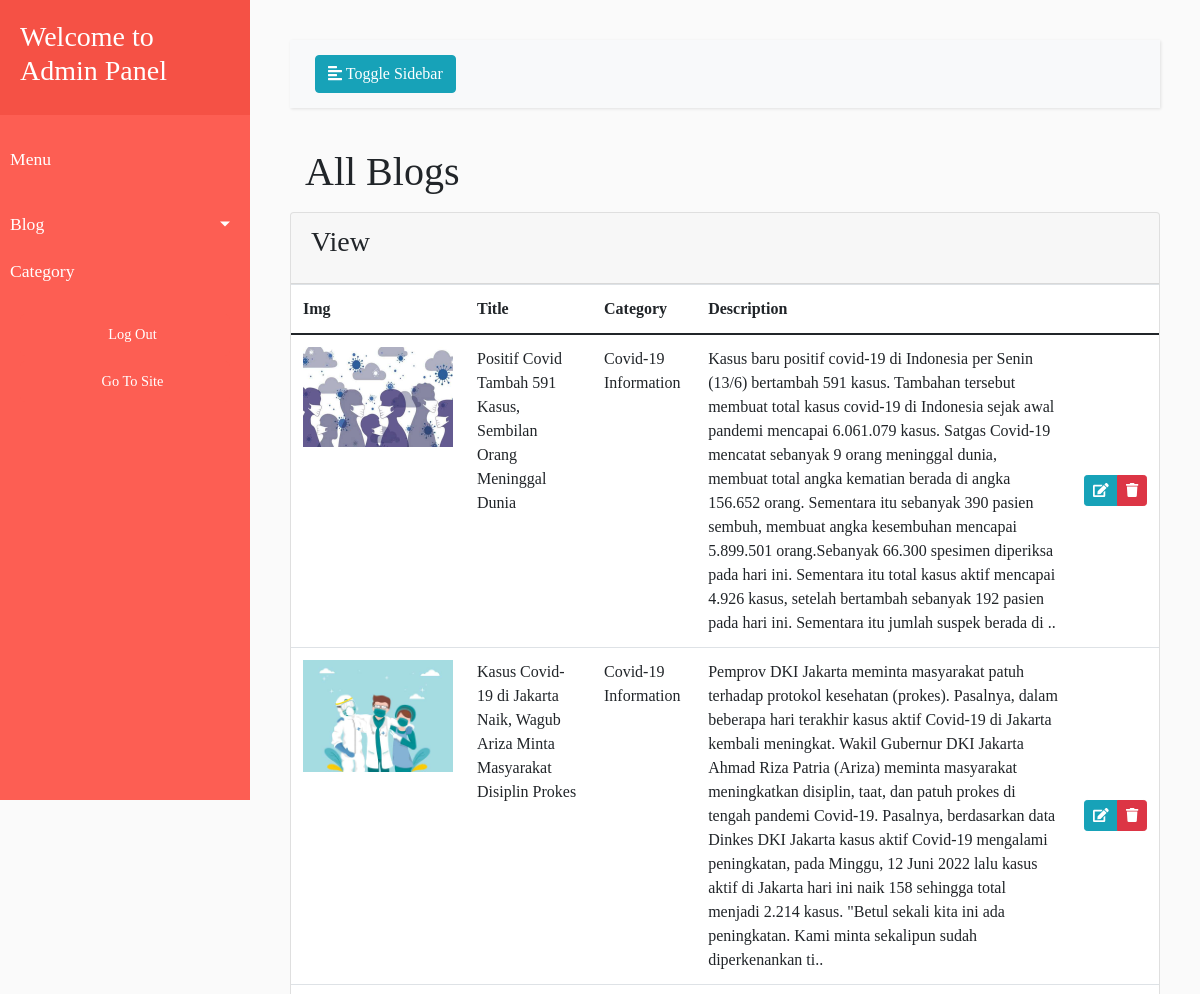
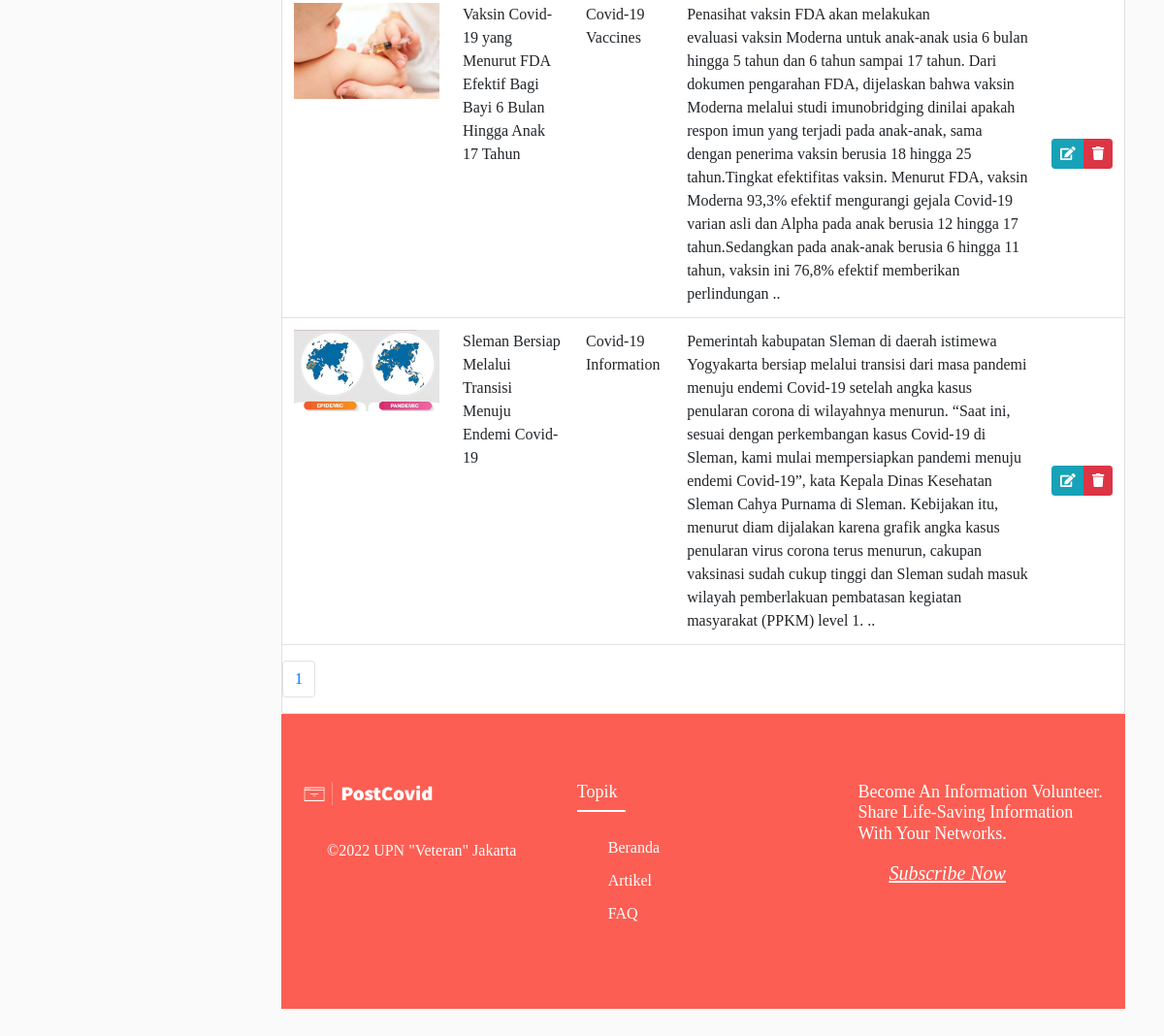
/admin/view-blog.php (signed in), run on the app's committed database (2 pictures, top to bottom).
### tables this page shows
CREATE TABLE `blog` (
  `id` int(100) NOT NULL,
  `title` varchar(1000) DEFAULT NULL,
  `category` varchar(255) DEFAULT NULL,
  `descrip` varchar(10000) DEFAULT NULL,
  `img` varchar(100) DEFAULT NULL,
  `url` varchar(255) DEFAULT NULL,
  `date` varchar(100) DEFAULT NULL,
  `status` varchar(10) DEFAULT NULL
);

### admin/view-blog.php (the view, shortened to what this page needs)
<?php
include 'conn.php';
?>
<!DOCTYPE html>
<html>
<head>
  <link href="https://cdn.jsdelivr.net/npm/bootstrap@5.2.0-beta1/dist/css/bootstrap.min.css" rel="stylesheet">
    <link rel="stylesheet" href="//cdn.jsdelivr.net/npm/bootstrap@5.0.2/dist/css/bootstrap.min.css" />
    <link rel="stylesheet" href="https://cdn.jsdelivr.net/npm/summernote@0.8.18/dist/summernote-lite.min.css" />
    <link rel="stylesheet" href="https://stackpath.bootstrapcdn.com/bootstrap/4.1.0/css/bootstrap.min.css">
    <link rel="stylesheet" href="styles/style-admin-panel.css">
    <link rel="stylesheet" href="https://cdnjs.cloudflare.com/ajax/libs/malihu-custom-scrollbar-plugin/3.1.5/jquery.mCustomScrollbar.min.css">
</head>
<body class="hold-transition sidebar-mini">
<div class="wrapper">
  <?php include"sidebar.php"; ?>
<?php
$limit = 10;
if (isset($_GET["page"])) {
	$page  = $_GET["page"];
	}
	else{
	$page=1;
	};
$serial = ($page-1) * $limit;
    $resultt = mysqli_query($con,"SELECT * FROM blog ORDER BY id DESC LIMIT $serial, $limit");
?>
  <div class="content-wrapper">
    <section class="content-header">
      <div class="container-fluid">
        <div class="row mb-2">
          <div class="col-sm-6">
            <h1>All Blogs</h1>
          </div>
        </div>
      </div>
    </section>
    <section class="content">
      <div class="row">
        <div class="col-md-12">
          <div class="card card-info">
            <div class="card-header">
              <h3 class="card-title">View</h3>
            </div>
            <div class="card-body p-0">
              <table class="table">
                <thead>
                  <tr>
                    <th>Img</th>
                    <th>Title</th>
                    <th>Category</th>
					<th>Description</th>
                    <th></th>
                  </tr>
                </thead>
                <tbody>
				<?php
			while ($roww = mysqli_fetch_array($resultt)) {
			?>
				  <tr>
					<td><img style="width:150px;" src="images/blog/<?php echo $roww["img"]; ?>"></td>
                    <td><?php echo $roww["title"]; ?></td>
                    <td><?php echo $roww["category"]; ?></td>
					<td><?php $dec = $roww['descrip'];
								$removetag = strip_tags($dec);
								$trim = $string = substr($removetag,0,600);
								echo $trim ; ?>..</td>
                    <td class="text-right py-0 align-middle">
                      <div class="btn-group btn-group-sm">
						<a href="add-blog.php?edit=<?php echo $roww["id"]; ?>" onclick="return confirm('Are you sure?')"  class="btn btn-info"><i class="fas fa-edit"></i></a>
                        <a href="view-blog.php?delete_id=<?php echo $roww["id"]; ?>" onclick="return confirm('Are you sure?')" class="btn btn-danger"><i class="fas fa-trash"></i></a>
                      </div>
                    </td>
                </tr>
			<?php
			}
			?>
				</tbody>
              </table>
            </div>
			 <?php
			$result_db = mysqli_query($con,"SELECT COUNT(id) FROM blog");
		$row_db = mysqli_fetch_row($result_db);
		$total_records = $row_db[0];
		$total_pages = ceil($total_records / $limit);
		$pagLink = "<ul class='pagination'>";
		for ($i=1; $i<=$total_pages; $i++) {
					  $pagLink .= "<li class='page-item'><a class='page-link' href='view-blog.php?page=".$i."'>".$i."</a></li>";
		}
		echo $pagLink . "</ul>";
		?>
          </div>
        </div>
      </div>
    </section>
  </div>
 <?php include"footer.php"; ?>
</div>
</body>
</html>

### admin/styles/style-admin-panel.css (style rules this page uses)
body { font-family: "Lucida Grande"; background: #fafafa; }
a, a:hover, a:focus { color: inherit; text-decoration: none; transition: all 0.3s; }
.wrapper { display: flex; width: 100%; }

### stylesheet/styleFooter.css (style rules this page uses)
body { line-height: 1.5; font-family: 'Lucida Grande'; }
* { margin:0; padding:0; box-sizing: border-box; }
.row { display: flex; flex-wrap: wrap; }
ul { list-style: none; }

### data on the page
blog: img (picture), title "Positif Covid Tambah 591 Kasus, Sembilan Orang Meninggal Dunia", category "Covid-19 Information", descrip "Kasus baru positif covid-19 di Indonesia per Senin (13/6) bertambah 591 kasus. Tambahan tersebut membuat total kasus covid-19 di Indonesia sejak awal pandemi mencapai 6.061.079 kasus. Satgas Covid-19 mencatat sebanyak 9 orang meninggal dunia, membuat total angka kematian berada di angka 156.652 orang. Sementara itu sebanyak 390 pasien sembuh, membuat angka kesembuhan mencapai 5.899.501 orang.Sebanyak 66.300 spesimen diperiksa pada hari ini. Sementara itu total kasus aktif mencapai 4.926 kasus, setelah bertambah sebanyak 192 pasien pada hari ini. Sementara itu jumlah suspek berada di"
blog: img (picture), title "Kasus Covid-19 di Jakarta Naik, Wagub Ariza Minta Masyarakat Disiplin Prokes", category "Covid-19 Information", descrip "Pemprov DKI Jakarta meminta masyarakat patuh terhadap protokol kesehatan (prokes). Pasalnya, dalam beberapa hari terakhir kasus aktif Covid-19 di Jakarta kembali meningkat. Wakil Gubernur DKI Jakarta Ahmad Riza Patria (Ariza) meminta masyarakat meningkatkan disiplin, taat, dan patuh prokes di tengah pandemi Covid-19. Pasalnya, berdasarkan data Dinkes DKI Jakarta kasus aktif Covid-19 mengalami peningkatan, pada Minggu, 12 Juni 2022 lalu kasus aktif di Jakarta hari ini naik 158 sehingga total menjadi 2.214 kasus. \"Betul sekali kita ini ada peningkatan. Kami minta sekalipun sudah diperkenankan ti"
blog: img (picture), title "Vaksin Covid-19 yang Menurut FDA Efektif Bagi Bayi 6 Bulan Hingga Anak 17 Tahun", category "Covid-19 Vaccines", descrip "Penasihat vaksin FDA akan melakukan evaluasi vaksin Moderna untuk anak-anak usia 6 bulan hingga 5 tahun dan 6 tahun sampai 17 tahun. Dari dokumen pengarahan FDA, dijelaskan bahwa vaksin Moderna melalui studi imunobridging dinilai apakah respon imun yang terjadi pada anak-anak, sama dengan penerima vaksin berusia 18 hingga 25 tahun.Tingkat efektifitas vaksin. Menurut FDA, vaksin Moderna 93,3% efektif mengurangi gejala Covid-19 varian asli dan Alpha pada anak berusia 12 hingga 17 tahun.Sedangkan pada anak-anak berusia 6 hingga 11 tahun, vaksin ini 76,8% efektif memberikan perlindungan"
blog: img (picture), title "Sleman Bersiap Melalui Transisi Menuju Endemi Covid-19", category "Covid-19 Information", descrip "Pemerintah kabupatan Sleman di daerah istimewa Yogyakarta bersiap melalui transisi dari masa pandemi menuju endemi Covid-19 setelah angka kasus penularan corona di wilayahnya menurun. “Saat ini, sesuai dengan perkembangan kasus Covid-19 di Sleman, kami mulai mempersiapkan pandemi menuju endemi Covid-19”, kata Kepala Dinas Kesehatan Sleman Cahya Purnama di Sleman. Kebijakan itu, menurut diam dijalakan karena grafik angka kasus penularan virus corona terus menurun, cakupan vaksinasi sudah cukup tinggi dan Sleman sudah masuk wilayah pemberlakuan pembatasan kegiatan masyarakat (PPKM) level 1."
